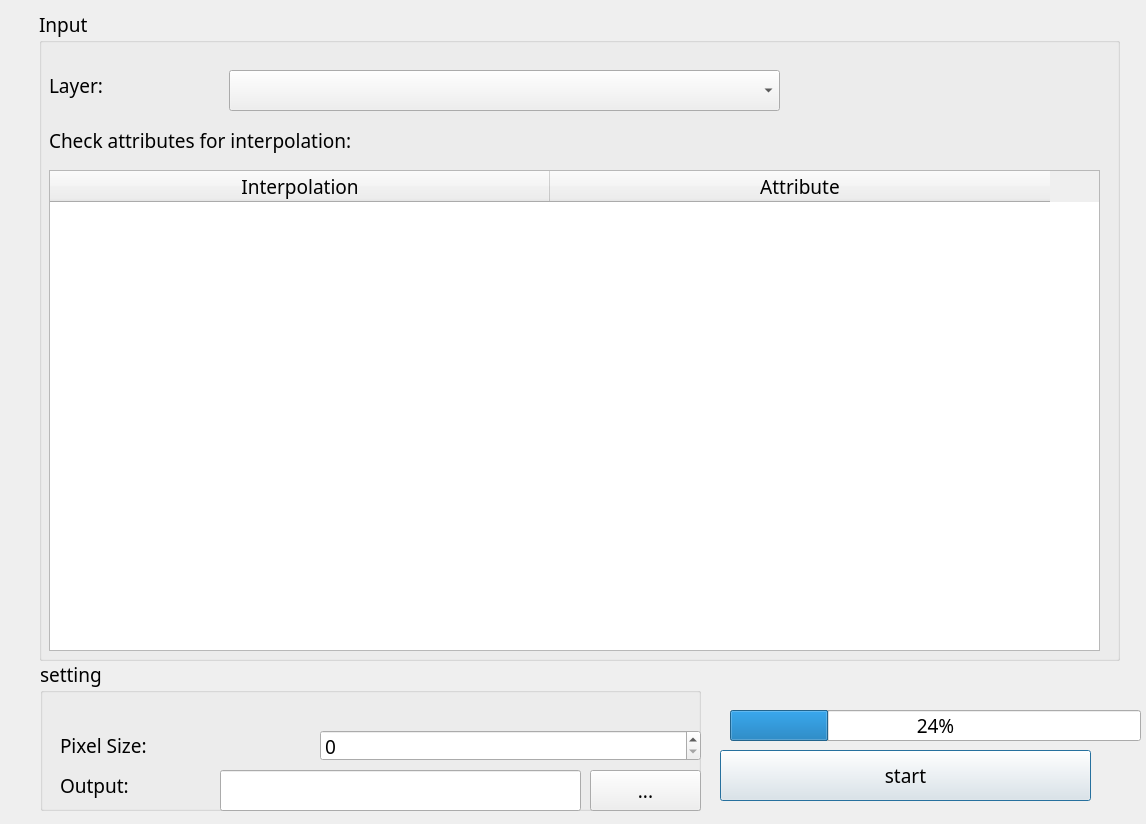
<?xml version="1.0" encoding="UTF-8"?>
<ui version="4.0">
 <class>mybatchDialogBase</class>
 <widget class="QDialog" name="mybatchDialogBase">
  <property name="geometry">
   <rect>
    <x>0</x>
    <y>0</y>
    <width>1146</width>
    <height>824</height>
   </rect>
  </property>
  <property name="windowTitle">
   <string>IDW_Interpolation</string>
  </property>
  <widget class="QGroupBox" name="groupBox_input">
   <property name="geometry">
    <rect>
     <x>39</x>
     <y>10</y>
     <width>1081</width>
     <height>651</height>
    </rect>
   </property>
   <property name="font">
    <font>
     <family>Source Code Variable</family>
     <pointsize>14</pointsize>
    </font>
   </property>
   <property name="title">
    <string>Input</string>
   </property>
   <widget class="QLabel" name="label_2">
    <property name="geometry">
     <rect>
      <x>10</x>
      <y>50</y>
      <width>161</width>
      <height>51</height>
     </rect>
    </property>
    <property name="font">
     <font>
      <family>Source Code Variable</family>
     </font>
    </property>
    <property name="text">
     <string>Layer:</string>
    </property>
   </widget>
   <widget class="QLabel" name="label_3">
    <property name="geometry">
     <rect>
      <x>10</x>
      <y>110</y>
      <width>791</width>
      <height>41</height>
     </rect>
    </property>
    <property name="font">
     <font>
      <family>Source Code Variable</family>
     </font>
    </property>
    <property name="text">
     <string>Check attributes for interpolation:</string>
    </property>
   </widget>
   <widget class="QTableWidget" name="tableWidget_attributes">
    <property name="geometry">
     <rect>
      <x>10</x>
      <y>160</y>
      <width>1051</width>
      <height>481</height>
     </rect>
    </property>
    <property name="font">
     <font>
      <family>Source Code Variable</family>
      <pointsize>14</pointsize>
     </font>
    </property>
    <property name="columnCount">
     <number>2</number>
    </property>
    <attribute name="horizontalHeaderDefaultSectionSize">
     <number>500</number>
    </attribute>
    <column>
     <property name="text">
      <string>Interpolation</string>
     </property>
    </column>
    <column>
     <property name="text">
      <string>Attribute</string>
     </property>
    </column>
   </widget>
   <widget class="QComboBox" name="comboBox_layers">
    <property name="geometry">
     <rect>
      <x>190</x>
      <y>60</y>
      <width>551</width>
      <height>41</height>
     </rect>
    </property>
    <property name="font">
     <font>
      <family>Source Code Variable</family>
     </font>
    </property>
   </widget>
  </widget>
  <widget class="QProgressBar" name="progressBar">
   <property name="geometry">
    <rect>
     <x>730</x>
     <y>710</y>
     <width>411</width>
     <height>31</height>
    </rect>
   </property>
   <property name="font">
    <font>
     <family>Source Code Variable</family>
     <pointsize>14</pointsize>
    </font>
   </property>
   <property name="value">
    <number>24</number>
   </property>
  </widget>
  <widget class="QPushButton" name="pushButton_start">
   <property name="geometry">
    <rect>
     <x>720</x>
     <y>750</y>
     <width>371</width>
     <height>51</height>
    </rect>
   </property>
   <property name="font">
    <font>
     <family>Source Code Variable</family>
     <pointsize>14</pointsize>
    </font>
   </property>
   <property name="text">
    <string>start</string>
   </property>
  </widget>
  <widget class="QGroupBox" name="groupBox_setting">
   <property name="geometry">
    <rect>
     <x>40</x>
     <y>660</y>
     <width>661</width>
     <height>151</height>
    </rect>
   </property>
   <property name="font">
    <font>
     <family>Source Code Variable</family>
     <pointsize>14</pointsize>
    </font>
   </property>
   <property name="title">
    <string>setting</string>
   </property>
   <widget class="QSpinBox" name="spinBox_pixelSize">
    <property name="geometry">
     <rect>
      <x>280</x>
      <y>70</y>
      <width>381</width>
      <height>31</height>
     </rect>
    </property>
    <property name="sizePolicy">
     <sizepolicy hsizetype="Expanding" vsizetype="Fixed">
      <horstretch>0</horstretch>
      <verstretch>0</verstretch>
     </sizepolicy>
    </property>
    <property name="font">
     <font>
      <family>Source Code Variable</family>
      <pointsize>14</pointsize>
     </font>
    </property>
    <property name="maximum">
     <number>1000000000</number>
    </property>
   </widget>
   <widget class="QLabel" name="label">
    <property name="geometry">
     <rect>
      <x>20</x>
      <y>110</y>
      <width>151</width>
      <height>31</height>
     </rect>
    </property>
    <property name="font">
     <font>
      <family>Source Code Variable</family>
      <pointsize>14</pointsize>
     </font>
    </property>
    <property name="text">
     <string>Output:</string>
    </property>
   </widget>
   <widget class="QLineEdit" name="lineEdit_output">
    <property name="geometry">
     <rect>
      <x>180</x>
      <y>110</y>
      <width>361</width>
      <height>41</height>
     </rect>
    </property>
    <property name="font">
     <font>
      <family>Source Code Variable</family>
      <pointsize>14</pointsize>
     </font>
    </property>
   </widget>
   <widget class="QPushButton" name="pushButton_output">
    <property name="geometry">
     <rect>
      <x>550</x>
      <y>110</y>
      <width>111</width>
      <height>41</height>
     </rect>
    </property>
    <property name="font">
     <font>
      <family>Source Code Variable</family>
      <pointsize>14</pointsize>
     </font>
    </property>
    <property name="text">
     <string>...</string>
    </property>
   </widget>
   <widget class="QLabel" name="label_pixelSize">
    <property name="geometry">
     <rect>
      <x>20</x>
      <y>60</y>
      <width>251</width>
      <height>51</height>
     </rect>
    </property>
    <property name="font">
     <font>
      <family>Source Code Variable</family>
      <pointsize>14</pointsize>
     </font>
    </property>
    <property name="text">
     <string>Pixel Size:</string>
    </property>
   </widget>
  </widget>
 </widget>
 <resources/>
 <connections/>
</ui>
